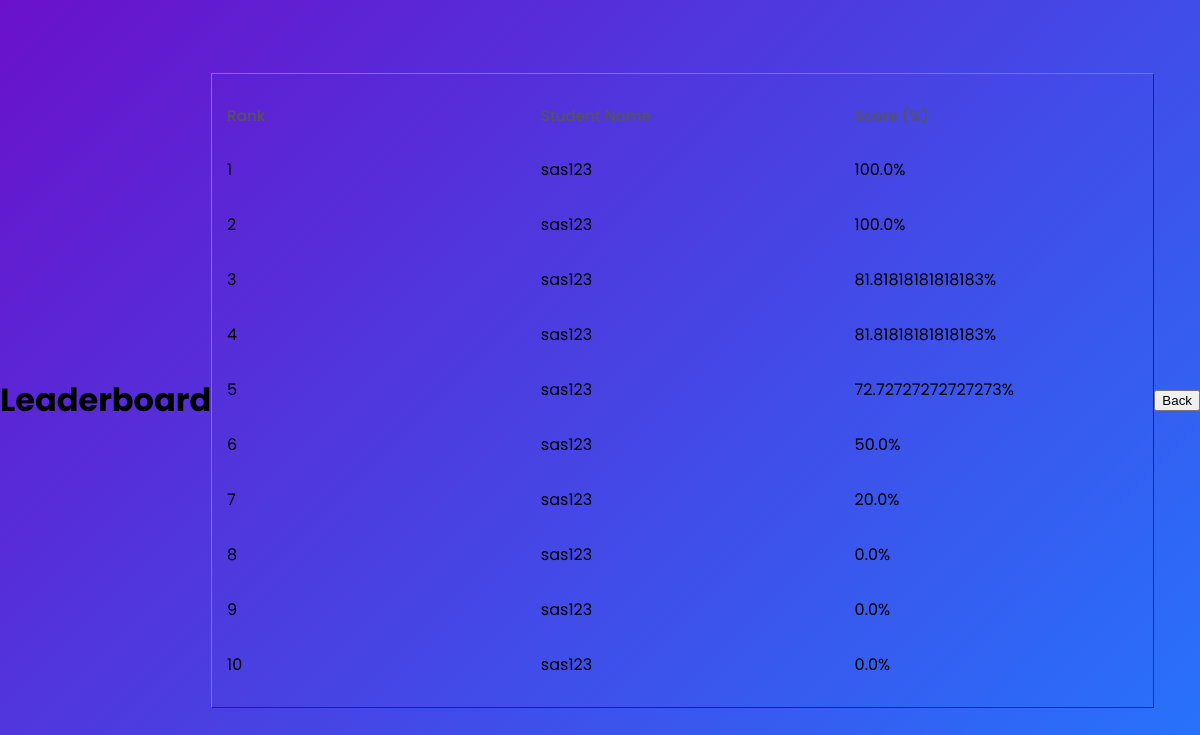
The app's page /leaderboard/, older data.
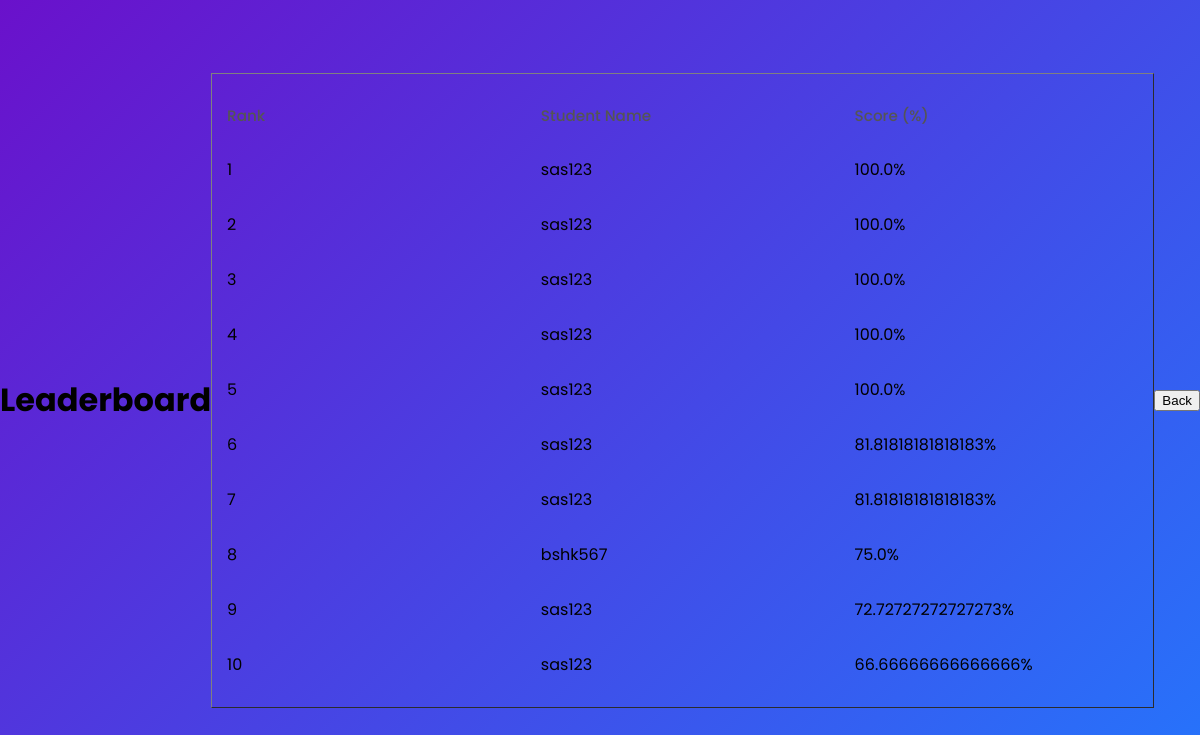
The same page, newer data.
### Admin/models.py (models this page shows, shortened)
class User(AbstractUser):
    GENDER_CHOICES = (
    ('Male', 'Male'),
    ('Female', 'Female'),
    ('Other', 'Other'),
    )
    email = models.EmailField(unique=True)
    name= models.CharField(max_length=100,default="")
    dob = models.DateField(null=True, blank=True)
    gender = models.CharField(max_length=10, choices=GENDER_CHOICES, null=True, blank=True)
    address = models.TextField(blank=True)
    role = models.CharField(max_length=10, choices=[('student', 'Student'), ('educator', 'Educator'), ('admin', 'Admin')])
    USERNAME_FIELD = 'email'  # Use email for login instead of username
    REQUIRED_FIELDS = ['username']

### Quizzes/views.py (the view)
# urls.py: path('leaderboard/', views.leaderboard, name='leaderboard'),
def leaderboard(request):
    leaderboard = StudentQuizAttempt.objects.values_list('student__user__username', 'score').order_by('-score')[:10]
    return render(request, "quiz/leaderboard.html", {"leaderboard": leaderboard})

### templates/quiz/leaderboard.html (shortened to what this page needs)
<!DOCTYPE html>
<html lang="en">
<head>
    <link rel="stylesheet" href="/static/styles.css">
</head>
<body>
<h1>Leaderboard</h1>
<table border="1">
    <thead>
        <tr>
            <th>Rank</th>
            <th>Student Name</th>
            <th>Score (%)</th>
        </tr>
    </thead>
    <tbody>
        {% for name, score in leaderboard %}
        <tr>
            <td>{{ forloop.counter }}</td>
            <td>{{ name }}</td>
            <td>{{ score }}%</td>
        </tr>
        {% empty %}
        <tr>
            <td colspan="3">No records available</td>
        </tr>
        {% endfor %}
    </tbody>
</table>
<br>
<button onclick="window.history.back()">Back</button>
</body>
</html>

Row changes from the older to the newer data that the page shows:
no longer on one of the page's lists (row edited): User: username "sas123"
changed User "sas123": score "81.81818181818183" → "100.0"; score "72.72727272727273" → "100.0"; score "50.0" → "81.81818181818183"; score "20.0" → "81.81818181818183"; score "0.0" → "72.72727272727273"; score "0.0" → "66.66666666666666"
added User: username "bshk567", score "75.0"
